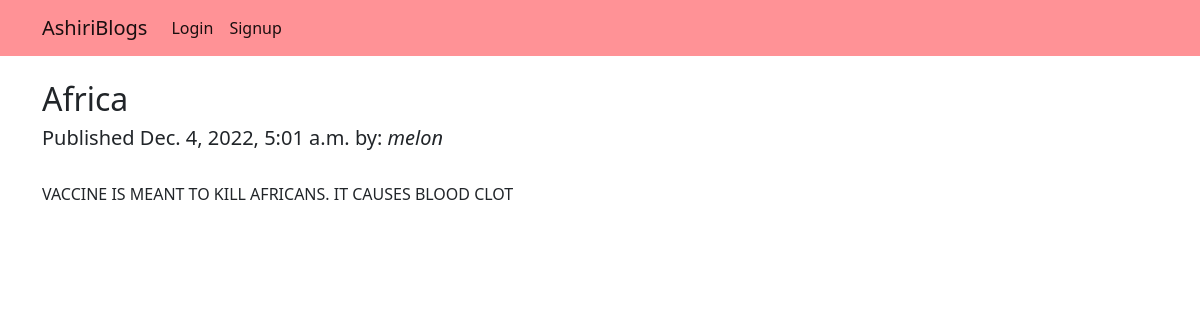
/ashiriblogapp/article_detail/Africa/, run on the app's committed database.
### ashiriblogapp/models.py (models this page shows, shortened)
class blogs(models.Model):
		title = models.CharField(max_length=200)
		description = models.TextField()
		slug = models.SlugField(max_length=100, unique=True)
		published = models.DateTimeField(auto_now_add=True)
		author = models.ForeignKey(User, on_delete=models.CASCADE) #a one to many relationship model

### ashiriblogapp/views.py (the view)
# urls.py: path('article_detail/<slug:slug>/', views.article_detail, name='article_detail'),
def article_detail(request, slug):
		detail = get_object_or_404(blogs, slug=slug)
		return render(request, 'ashiriblogapp/details.html', {'detail':detail})

### ashiriblogapp/templates/ashiriblogapp/details.html (shortened to what this page needs)
{% extends "ashiriblogapp/base.html" %}
{% block body %}
<div class="container mt-4">
			<h2>{{detail.title}}</h2>
			<h5>Published {{detail.published}} by: <i>{{detail.author}}</i></h5>
			<br>
				<p>{{detail.description}}</p>
		</div>
{% endblock %}

### data on the page
blogs: title "Africa", published "Dec. 4, 2022, 5:01 a.m.", author "melon", description "VACCINE IS MEANT TO KILL AFRICANS. IT CAUSES BLOOD CLOT"
